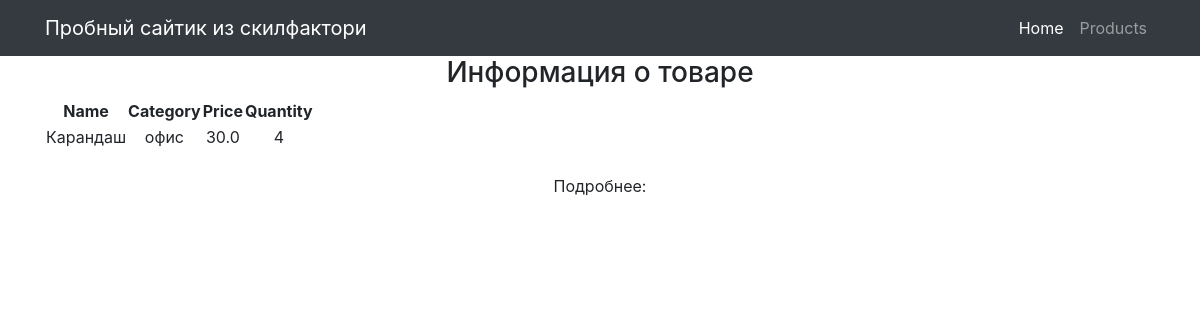
The page /products/6/ on the database as committed earlier.
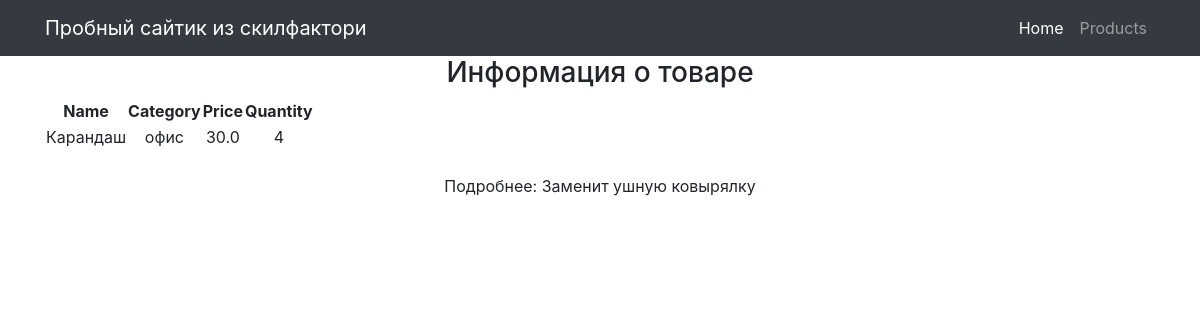
The same page on the database as committed later.
### simpleapp/models.py (models this page shows, shortened)
class Product(models.Model):
    name = models.CharField(max_length=50, unique=True,)  # названия товаров не должны повторяться
    price = models.FloatField(validators=[MinValueValidator(0.0, 'Price should be >= 0.0')])
    quantity = models.IntegerField(validators=[MinValueValidator(0, 'Quantity should be >= 0')])
    category = models.ForeignKey(to='Category', on_delete=models.CASCADE, related_name='products', )
    description = models.TextField()

class Category(models.Model):
    name = models.CharField(max_length=100, unique=True)  # названия категорий тоже не должны повторяться

### simpleapp/views.py (the view)
# urls.py: path('<int:pk>/', ProductDetailView.as_view(), name='product_detail'),  # Ссылка на детали товара
class ProductDetailView(DetailView):
    template_name = 'product_detail.html'
    queryset = Product.objects.all()

### templates/product_detail.html (shortened to what this page needs)
{% extends 'flatpages/default.html' %}
{% block content %}
    <h3>Информация о товаре</h3>
<table>
    <thead>
        <th>            Name        </th>
        <th>            Category        </th>
        <th>            Price        </th>
        <th>            Quantity        </th>
    </thead>
    <tr>
        <td>     {{ product.name }}        </td>
        <td>            {{ product.category.name }}        </td>
        <td>            {{ product.price }}        </td>
        <td>            {{ product.quantity }}        </td>
    </tr>
</table>
    <br> Подробнее: {{ product.description}}
{% endblock content %}

Rows that differ between the two databases and show on the page:
changed Product "Карандаш": description (not shown) → "Заменит ушную ковырялку"
